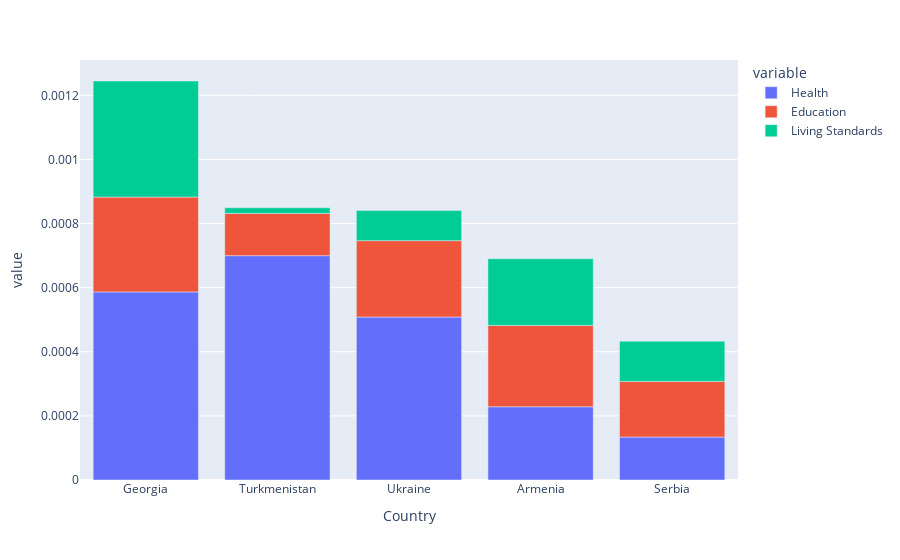

The notebook cell saved with this chart:
### Code cell
idx = sub_df.drop(columns= "Country").sum(axis= 1).nsmallest(5).index
idx_list = list(idx)[::-1]
sub_df_s = sub_df.loc[idx_list]


px.bar(sub_df_s, x= "Country", y= selected_cols)

### Figure 1 — Plotly figure (JSON) as saved in the notebook; plotly's stock layout.template omitted (floating-point values rounded to 4 significant figures)
{"data": [{"alignmentgroup": "True", "hovertemplate": "variable=Health<br>Country=%{x}<br>value=%{y}<extra></extra>", "legendgroup": "Health", "marker": {"color": "#636efa", "pattern": {"shape": ""}}, "name": "Health", "offsetgroup": "Health", "orientation": "v", "showlegend": true, "textposition": "auto", "type": "bar", "x": ["Georgia", "Turkmenistan", "Ukraine", "Armenia", "Serbia"], "xaxis": "x", "y": [0.0005867, 0.0006998, 0.0005083, 0.0002285, 0.000134], "yaxis": "y"}, {"alignmentgroup": "True", "hovertemplate": "variable=Education<br>Country=%{x}<br>value=%{y}<extra></extra>", "legendgroup": "Education", "marker": {"color": "#EF553B", "pattern": {"shape": ""}}, "name": "Education", "offsetgroup": "Education", "orientation": "v", "showlegend": true, "textposition": "auto", "type": "bar", "x": ["Georgia", "Turkmenistan", "Ukraine", "Armenia", "Serbia"], "xaxis": "x", "y": [0.0002958, 0.0001316, 0.0002383, 0.0002538, 0.0001736], "yaxis": "y"}, {"alignmentgroup": "True", "hovertemplate": "variable=Living Standards<br>Country=%{x}<br>value=%{y}<extra></extra>", "legendgroup": "Living Standards", "marker": {"color": "#00cc96", "pattern": {"shape": ""}}, "name": "Living Standards", "offsetgroup": "Living Standards", "orientation": "v", "showlegend": true, "textposition": "auto", "type": "bar", "x": ["Georgia", "Turkmenistan", "Ukraine", "Armenia", "Serbia"], "xaxis": "x", "y": [0.0003621, 1.782e-05, 9.377e-05, 0.0002078, 0.0001255], "yaxis": "y"}], "layout": {"barmode": "relative", "legend": {"title": {"text": "variable"}, "tracegroupgap": 0}, "margin": {"t": 60}, "xaxis": {"anchor": "y", "domain": [0, 1], "title": {"text": "Country"}}, "yaxis": {"anchor": "x", "domain": [0, 1], "title": {"text": "value"}}}}
